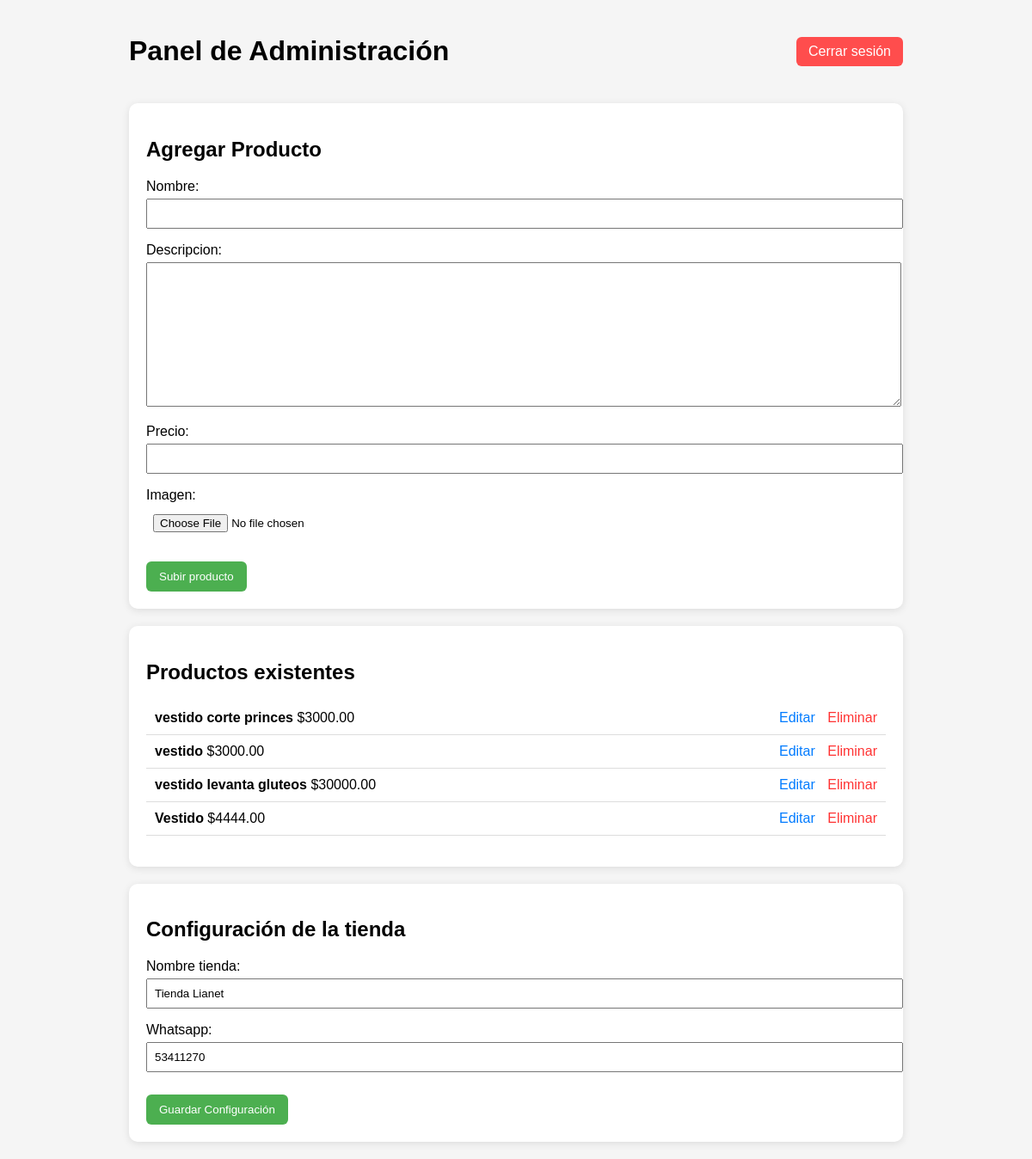
The page /panel/ (signed in) on the database its author committed.
### tienda/models.py (models this page shows, shortened)
class Producto(models.Model):
    nombre = models.CharField(max_length=100)
    descripcion = models.TextField()
    precio = models.DecimalField(max_digits=10, decimal_places=2)
    imagen = models.ImageField(upload_to='productos/', blank=True, null=True)

class Configuracion(models.Model):
    nombre_tienda = models.CharField(max_length=200)
    whatsapp = models.CharField(max_length=20)

### tienda/views.py (the view, shortened to what this page needs)
# urls.py: path('panel/', panel, name='panel'),
@login_required
def panel(request):
    producto_id = request.GET.get('editar')
    producto = get_object_or_404(Producto, id=producto_id) if producto_id else None
    config = Configuracion.objects.last()
    form = ProductoForm(instance=producto) if producto else ProductoForm()
    config_form = ConfiguracionForm(instance=config) if config else ConfiguracionForm()
    productos = Producto.objects.all()
    return render(request, 'panel.html', {
        'form': form,
        'productos': productos,
        'editando': producto,
        'config_form': config_form
    })

### tienda/forms.py
class ProductoForm(forms.ModelForm):
    class Meta:
        model = Producto
        fields = ['nombre', 'descripcion', 'precio', 'imagen']

class ConfiguracionForm(forms.ModelForm):
    class Meta:
        model = Configuracion
        fields = ['nombre_tienda', 'whatsapp']
        widgets = {
            'nombre_tienda': forms.TextInput(attrs={'class': 'form-control'}),
            'whatsapp': forms.TextInput(attrs={'class': 'form-control'}),
        }

### tienda/templates/panel.html (shortened to what this page needs)
{% load static %}
<!DOCTYPE html>
<html lang="es">
<head>
<link rel="stylesheet" href="{% static 'css/panel.css' %}">
</head>
<body>
<div class="container">
<header class="header">
    <h1>Panel de Administración</h1>
    <a class="logout" href="{% url 'logout_panel' %}">Cerrar sesión</a>
</header>
<section class="card">
<h2>
{% if editando %}
Editar Producto
{% else %}
Agregar Producto
{% endif %}
</h2>
<form method="post" enctype="multipart/form-data" class="formulario">
{{ form.as_p }}
<button class="btn" name="guardar_producto">
{% if editando %}
Guardar cambios
{% else %}
Subir producto
{% endif %}
</button>
</form>
</section>
<section class="card">
<h2>Productos existentes</h2>
<ul class="lista-productos">
{% for producto in productos %}
<li class="producto">
<div class="info">
<strong>{{ producto.nombre }}</strong>
<span>${{ producto.precio }}</span>
</div>
<div class="acciones">
<a class="editar"
href="{% url 'panel' %}?editar={{ producto.id }}">
Editar
</a>
<a class="eliminar"
href="{% url 'eliminar_producto' producto.id %}">
Eliminar
</a>
</div>
</li>
{% empty %}
<li>No hay productos aún.</li>
{% endfor %}
</ul>
</section>
<section class="card">
<h2>Configuración de la tienda</h2>
<form method="post" class="formulario">
{{ config_form.as_p }}
<button class="btn" name="guardar_config">
Guardar Configuración
</button>
</form>
</section>
</div>
</body>
</html>

### tienda/static/css/panel.css (style rules this page uses)
body { font-family: Arial, Helvetica, sans-serif; background:#f5f5f5; margin:0; }
.container { width:900px; margin:auto; padding:20px; }
.header { display:flex; justify-content:space-between; align-items:center; }
.logout { text-decoration:none; color:white; background:#ff4d4d; padding:8px 14px; border-radius:6px; }
.card { background:white; padding:20px; margin-top:20px; border-radius:10px; box-shadow:0 2px 10px rgba(0,0,0,0.1); }
.formulario input, .formulario select, .formulario textarea { width:100%; padding:8px; margin-top:5px; }
.btn { margin-top:10px; padding:10px 15px; background:#4CAF50; color:white; border:none; border-radius:6px; cursor:pointer; }
.lista-productos { list-style:none; padding:0; }
.producto { display:flex; justify-content:space-between; align-items:center; padding:10px; border-bottom:1px solid #ddd; }
.acciones a { text-decoration:none; margin-left:10px; }
.editar { color:#007bff; }
.eliminar { color:#ff3333; }

### rows shown on the page
Producto: nombre "vestido corte princes", precio "3000.00"
Producto: nombre "vestido", precio "3000.00"
Producto: nombre "vestido levanta gluteos", precio "30000.00"
Producto: nombre "Vestido", precio "4444.00"
Configuracion: nombre_tienda "Tienda Lianet", whatsapp "53411270"
